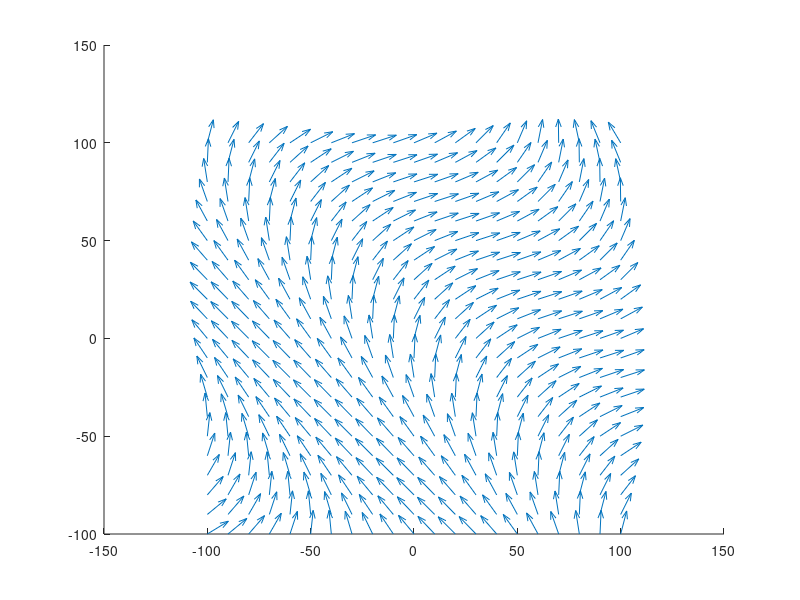

Source code (MATLAB): (Note: this script raises an error after producing the figure.)
%Epidemic Simulation -- Project 2
%Introduction to Computer Smulations
%Nadine Soliman

% total number of individuals
N=100;
% infectivity
a=0.9; 
% recovery rate
b=[0.1/10 0.1/10 0.1/10];
%death rate
d = [0.1/2 0.1/2 0.1/2];

replication_rate = 10e10;
length =9600;
mutation_rate = 10e-4;
chance_of_resitance = 1e-12;
viral_load = zeros(N, 3);
critical = [7 7 7];
critical1 = [7 0 0];
critical2= [7 7 0];
alpha = zeros(N, 1);

dt=0.1; 
tmax=100;
clockmax=ceil(tmax/dt);

color = zeros(N, 3);

%black
dead = [0 0 0];

%turquoise
immune = [0 1 1];
% color when individual develops immunity to 1 or 2 strains, but not all
% pink
immune2 = [1 0 1];

%white
alive = [1 1 1];

%red
all_strains = [1 0 0];

%yellow
one_strain  = [1 1 0];

%orange
two_strains = [255 153 51]/255;

%for loop for setting the initial colors to white
for i= 1:N
    color(i,:) = alive;
end

population = zeros(N,3);
immunity = zeros(N, 3);
initial_infected = 2;

% initial conditions
for i= 1:initial_infected
    population(i ,1) = 1;
    color(i ,:) = one_strain;
end

%counts
dead_count =0;
healthy_count =N-initial_infected;
infected_count=initial_infected;
immune_count =0;
partial_immune =0;
cost = 0;
number_of_treatments_per_time = 3;
%average cost per 0.1 of a day for HCV treatment
cost_per_treatment =number_of_treatments_per_time* 50;

%x, y positions of each individual 
x=zeros(1,N);
y=zeros(1,N);

%velocities at which each individual will move
u = zeros(1,N);
v = zeros(1,N);

%the space at which individuals begin moving
space = 100;

% fasted allocated speed for each individual
maxspeed = 5;

%limits where individuals are allowed to be
min= -100;
maximum = 100;

% initializiations for positions and velocities
for i=1:N
    x(i) = - space+ rand*2*space;
    y(i) = - space+ rand*2*space;
    u(i) = - maxspeed+ rand*2*maxspeed;
    v(i) = - maxspeed+ rand*2*maxspeed;
end

%intitializing the vector field for movement of individuals 
rand_value = randn;
[xx,yy] = meshgrid(min:10:maximum,min:10:maximum);
f = sin(2*xx/100 + 2*yy/100)+ rand_value;
x_fac = sin(f);
y_fac = cos(f);
uu = x_fac;
vv = y_fac;

%spread of disease 
for clock = 1: clockmax
    for i = 1:N  
        %first check that they are alive, if not skip them
        if color(i,:) == dead
            continue
        else 
            %updating positions
            ff = sin(2*x(i)/100 + 2*y(i)/100)+ rand_value;
            x_fac = sin(ff);
            y_fac = cos(ff);
            x(i)= x(i) + u(i)*x_fac;
            y(i)= y(i) + v(i)*y_fac;

            %making sure individuals dont exit space // they bounce off edges
            if x(i)> maximum || x(i)<min
                 if x(i)> maximum 
                    x(i) = x(i) -5;
                elseif x(i)<min
                    x(i) = x(i) + 5;
                 end
                v(i)= v(i)*-1;
                u(i)= u(i)*-1;
            end
            if y(i)> maximum || y(i)<min
                if y(i)> maximum 
                    y(i) = y(i) -5;
                elseif y(i)<min
                    y(i) = y(i) + 5;
                end
                    u(i) = u(i)*-1;
                    v(i)= v(i)*-1;
            end
            %mutation
            %skip healthy and fully immune individuals 
            if population(i,:) == [0 0 0]
                continue
            elseif immunity(i,:) == [1 1 1]
                continue
            else
                if rand<0.1*replication_rate *length* mutation_rate* chance_of_resitance
                    population(i,2) = 1;
                    if population(i,:) == [1 1 0]
                        color(i,:) = two_strains;
                    else if population(i,:) == [0 1 0]
                        color(i,:) = one_strain;  
                    end
                end
                if rand<0.1*replication_rate *length* mutation_rate* chance_of_resitance
                    population(i,3) = 1;
                end
            end
            alpha = max(viral_load,[],N);
            % recovery
                %cure for strain a
            if population(i,:) == [1 0 0]
                viral_load(i,1) = viral_load(i,1)+1;
                cost= cost+(cost_per_treatment);
                if rand< b(1)
                    if immunity(i,:) == [0 0 0]
                        partial_immune = partial_immune+1;
                        infected_count = infected_count-1;
                    end
                    immunity(i,:) = [1 0 0];
                    population(i,:) = [0 0 0];
                    %individual has recovered
                    color(i,:) = immune2;
                    viral_load(i,:) = [0 0 0];
                end
%                 %cure for strain b
            elseif population(i,:) == [0 1 0]
                 viral_load(i,2) = viral_load(i,2)+1;
                 cost= cost+(1*cost_per_treatment);
                 if rand< b(2)
                    %individual has recovered
                     if immunity(i,:) == [0 0 0]
                        partial_immune = partial_immune+1;
                        infected_count = infected_count-1;
                    end
                    immunity(i,:) = [0 1 0]
                    population(i,:) = [0 0 0];
                    color(i,:) = immune2;
                    viral_load(i,:) = [0 0 0];
                 end
             %cure for strain c
            elseif population(i,:) == [0 0 1] 
                 viral_load(i,3) = viral_load(i,3)+1;
                 cost= cost+(1*cost_per_treatment);                 
                 if rand< b(3)
                    %individual has recovered
                    if immunity(i,:) == [0 0 0]
                        partial_immune = partial_immune+1;
                        infected_count = infected_count-1;
                    end
                    immunity(i,:) = population(i,:);
                    population(i,:) = [0 0 0];
                    color(i,:) = immune2;
                    viral_load(i,:) = [0 0 0];
                  end
             %cure for strain ab
            elseif logical(population(i,:)) == logical([1 1 0]) 
                 viral_load(i,1:2) = viral_load(i,1:2)+1;
                 cost= cost+(1*cost_per_treatment);
                 if rand< (b(1))
                    %individual has recovered
                    if immunity(i,:) == [0 0 0]
                        partial_immune = partial_immune+1;
                        infected_count = infected_count-1;
                    end
                    immunity(i,:) = population(i,:);
                    population(i,:) = [0 0 0];
                    color(i,:) = immune2;
                    viral_load(i,:) = [0 0 0];
                 end
             %cure for strain ac
            elseif logical(population(i,:)) ==logical([1 0 1]) 
                 viral_load(i,1) = viral_load(i,1)+1;
                 viral_load(i,3) = viral_load(i,3)+1;
                 cost= cost+(1*cost_per_treatment);
                 if rand< (b(1))
                    %individual has recovered
                    if immunity(i,:) == [0 0 0]
                        partial_immune = partial_immune+1;
                        infected_count = infected_count-1;
                    end
                    immunity(i,:) = [1 0 1];
                    population(i,:) = [0 0 0];
                    color(i,:) = immune2;
                    viral_load(i,:) = [0 0 0];
                 end
% %             %cure for strain bc
            elseif logical(population(i,:)) == logical([0 1 1]) 
                viral_load(i,2:3) = viral_load(i,2:3)+1;
                cost= cost+(1*cost_per_treatment);
                 if rand< (b(2))
                    %individual has recovered
                    if immunity(i,:) == [0 0 0]
                        partial_immune = partial_immune+1;
                        infected_count = infected_count-1;
                    end
                    immunity(i,:) = population(i,:);
                    population(i,:) = [0 0 0];
                    color(i,:) = immune2;
                    viral_load(i,:) = [0 0 0];
                 end
           %cure for strain abc
            elseif logical(population(i,:)) == logical([1 1 1]) 
                 viral_load(i,1:3) = viral_load(i,1:3)+1;
                 cost= cost+(1*cost_per_treatment);
                 if rand< (b(1))
                    if immunity(i,:) == [0 0 0]
                        partial_immune = partial_immune+1;
                        infected_count = infected_count-1;
                    end
                    %individual has recovered
                    immunity(i,:) = population(i,:);
                    population(i,:) = [0 0 0];
                    color(i,:) = immune;
                    viral_load(i,:) = [0 0 0];
                 end
            end    

            %death
            %death for strain a
            if color(i,:)== dead
                continue
            end
            if logical(population(i,:)) == logical([1 0 0])
                if rand< d(1)
                    population(i,:) = [0 0 0];
                    color(i,:) = dead;
                    infected_count = infected_count-1;
                    dead_count = dead_count+1;
                end
            %death for strain b
            elseif logical(population(i,:)) == logical([0 1 0])
                 if rand< d(2)
                    color(i,:) = dead;
                    infected_count = infected_count-1;
                    dead_count = dead_count+1;
                 end
            %death for strain c
            elseif logical(population(i,:)) == logical([0 0 1]) 
                 if rand< d(3)
                    population(i,:) = [0 0 0];
                    color(i,:) = dead;
                    infected_count = infected_count-1;
                    dead_count = dead_count+1;
                 end
            %death for strain ab
            elseif logical(population(i,:)) == logical([1 1 0]) 
                 if rand< (d(2))
                    population(i,:) = [0 0 0];
                    color(i,:) = dead;
                    infected_count = infected_count-1;
                    dead_count = dead_count+1;
                 end
            %death for strain ac
            elseif logical(population(i,:)) == logical([1 0 1])
                 if rand< (d(3))
                    population(i,:) = [0 0 0];
                    color(i,:) = dead;
                    infected_count = infected_count-1;
                    dead_count = dead_count+1;
                 end
            %death for strain bc
            elseif logical(population(i,:)) == logical([0 1 1]) 
                 if rand< (d(3))
                    population(i,:) = [0 0 0];
                    color(i,:) = dead;
                    infected_count = infected_count-1;
                    dead_count = dead_count+1;
                 end
            %death for strain abc
            elseif logical(population(i,:) == [1 1 1]) 
                 if rand< (d(3))
                    population(i,:) = [0 0 0];
                    color(i,:) = dead;
                    infected_count = infected_count-1;
                    dead_count = dead_count+1;
                 end
            end    
        for j= 1:N
            if color(j,:) == dead
                continue
            end
            if immunity(j,:) == [1 1 1]
                continue
            else
                dx = x(i) - x(j);
                dy = y(i) - y(j);
                rsquared = dx^2+ dy^2;

                % spreading the infection
                if rsquared<100
                    if immunity(i,:) == [1 1 1]
                        continue
                    elseif abs(population(j,:) + immunity(j,:) - population(i,:)) == [0 0 0]
                        continue
                    %check if they actually transmit if probability is 
                    %greater than infectivity
                    %the condition is set so that they have an 
                    %"a"(variable above) chance to transmit any strain
                    else if (rand<a) 
                            if max(viral_load(i,:))> 7
                                if abs(logical(population(j,:) +immunity(j,:)- population(i,:))) == logical([1 1 1])
                                    %uninfected person came into contact with 
                                    %a completely resitant strain
                                    if population(i,:)== [0 0 0]
                                        infected_count= infected_count+1;
                                    elseif population(j,:)== [0 0 0]
                                        infected_count= infected_count+1;
                                    end
                                    population(i,:) = [1 1 1];
                                    population(j,:) = [1 1 1];
                                    color(i,:) = all_strains;
                                    color(j,:) = all_strains;
                                
                                elseif abs((population(j,:)+immunity(j,:) - population(i,:))) == ([1 0 0])
                                    % person not infected with strain a came into contact 
                                    % with someone who has strain a
                                    if population(i,:)== [0 0 0]
                                        infected_count= infected_count+1;
                                    elseif population(j,:)== [0 0 0]
                                        infected_count= infected_count+1;
                                    end
                                    population(i,1) = 1;
                                    population(j,1) = 1;
                                    color(i,:) = one_strain;
                                    color(j,:) = one_strain;
                                elseif abs((population(j,:) +immunity(j,:) - population(i,:))) == ([0 1 0])
                                    % person not infected with strain b came into contact 
                                    % with someone who has strain b
                                    if population(i,:)== [0 0 0]
                                        infected_count= infected_count+1;
                                    elseif population(j,:)== [0 0 0]
                                        infected_count= infected_count+1;
                                    end
                                    population(i,2) = 1;
                                    population(j,2) = 1;
                                    color(i,:) = one_strain;
                                    color(j,:) = one_strain;                         
                                elseif abs((population(j,:)+immunity(j,:) - population(i,:))) ==([0 0 1])
                                    % person not infected with strain c came into contact 
                                    % with someone who has strain c
                                    if population(i,:)== [0 0 0]
                                        infected_count= infected_count+1;
                                    elseif population(j,:)== [0 0 0]
                                        infected_count= infected_count+1;
                                    end
                                    population(i,3) = 1;
                                    population(j,3) = 1;
                                    color(i,:) = one_strain;
                                    color(j,:) = one_strain;
                                elseif abs((population(j,:) +immunity(j,:)- population(i,:))) == ([1 1 0])
                                    % person not infected with strain ab came into contact 
                                    % with someone who has strain ab
                                    if population(i,:)== [0 0 0]
                                        infected_count= infected_count+1;
                                    elseif population(j,:)== [0 0 0]
                                        infected_count= infected_count+1;
                                    end
                                    population(i,1) = 1;
                                    population(j,1) = 1;
                                    population(i,2) = 1;
                                    population(j,2) = 1;
                                    color(i,:) = two_strains;
                                    color(j,:) = two_strains;
                                elseif abs((population(j,:) +immunity(j,:)- population(i,:))) == ([1 0 1])
                                    % person not infected with strain ac came into contact 
                                    % with someone who has strain ac
                                    if population(i,:)== [0 0 0]
                                        infected_count= infected_count+1;
                                    elseif population(j,:)== [0 0 0]
                                        infected_count= infected_count+1;
                                    end
                                    population(i,1) = 1;
                                    population(j,1) = 1;
                                    population(i,3) = 1;
                                    population(j,3) = 1;
                                    color(i,:) = two_strains;
                                    color(j,:) = two_strains;
                                elseif abs((population(j,:) +immunity(j,:)- population(i,:))) == ([0 1 1])
                                    % person not infected with strain abc came into contact 
                                    % with someone who has strain bc
                                    if population(i,:)== [0 0 0]
                                        infected_count= infected_count+1;
                                    elseif population(j,:)== [0 0 0]
                                        infected_count= infected_count+1;
                                    end
                                    population(i,2) = 1;
                                    population(j,2) = 1;
                                    population(i,3) = 1;
                                    population(j,3) = 1;
                                    color(i,:) = two_strains;
                                    color(j,:) = two_strains;
                                end
                            end
                        end
                    end
                end
            end
        end
    end
    end
end
    %plotting
    %plotting the vector field 
    quiver(xx,yy,uu,vv, 'FaceColor', 'b')
    hold on
    
    %plotting the individuals
    scatter(x,y, 30, color, 'filled') 
        %plotting the radius of infectivity
        for i= 1:N
            if color(i,:) == dead
                continue
            elseif immunity(i,:) == [1 1 1]
                continue
            end
            t = 0 : 0.5 : 2 * pi;
            r = 10;
            x_circ = x(i)+(r*cos(t));
            y_circ = y(i)+(r*sin(t));
            if alpha(i)>=7
                alpha(i) = 6;
            end
            patch( x_circ,y_circ,color(i,:),'FaceAlpha',alpha(i)/7,'EdgeColor', 'none');
        end
    hold off
    healthy_count = N-(infected_count+ dead_count + immune_count+partial_immune);
%     whitebg(1,'k')
    set(gca,'color','black')
    set(gcf,'color','black')
    axis equal
    %displaying counts
    title({['Susceptible Count: ' ,num2str(healthy_count)];['Partially Immune Count: ' , num2str(partial_immune)];['Fully Immune Count: ' , num2str(immune_count)];['Infected Count :', num2str(infected_count)]; ['Death Count: ', num2str(dead_count)]; ['Cost of Treatment: ', num2str(cost)]});
    axis([min-40, maximum+40, min-40, maximum+40])
    drawnow
    axis manual
    
end

